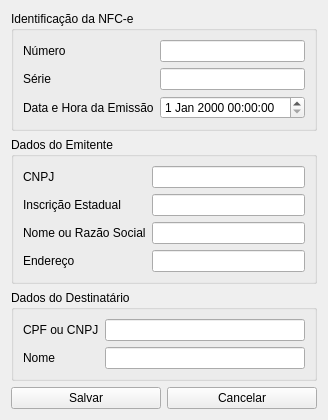
<?xml version="1.0" encoding="UTF-8"?>
<ui version="4.0">
 <class>NFCeForm</class>
 <widget class="QWidget" name="NFCeForm">
  <property name="windowTitle">
   <string>Formulário de NFC-e</string>
  </property>
  <layout class="QVBoxLayout" name="verticalLayout">
   <!-- Identificação da NFC-e -->
   <item>
    <widget class="QGroupBox" name="groupBox_identificacao">
     <property name="title">
      <string>Identificação da NFC-e</string>
     </property>
     <layout class="QFormLayout" name="formLayout_identificacao">
      <item row="0" column="0">
       <widget class="QLabel" name="label_numero">
        <property name="text">
         <string>Número</string>
        </property>
       </widget>
      </item>
      <item row="0" column="1">
       <widget class="QLineEdit" name="lineEdit_numero"/>
      </item>
      <item row="1" column="0">
       <widget class="QLabel" name="label_serie">
        <property name="text">
         <string>Série</string>
        </property>
       </widget>
      </item>
      <item row="1" column="1">
       <widget class="QLineEdit" name="lineEdit_serie"/>
      </item>
      <item row="2" column="0">
       <widget class="QLabel" name="label_data_hora">
        <property name="text">
         <string>Data e Hora da Emissão</string>
        </property>
       </widget>
      </item>
      <item row="2" column="1">
       <widget class="QDateTimeEdit" name="dateTimeEdit_data_hora"/>
      </item>
     </layout>
    </widget>
   </item>
   <!-- Dados do Emitente -->
   <item>
    <widget class="QGroupBox" name="groupBox_emitente">
     <property name="title">
      <string>Dados do Emitente</string>
     </property>
     <layout class="QFormLayout" name="formLayout_emitente">
      <item row="0" column="0">
       <widget class="QLabel" name="label_cnpj">
        <property name="text">
         <string>CNPJ</string>
        </property>
       </widget>
      </item>
      <item row="0" column="1">
       <widget class="QLineEdit" name="lineEdit_cnpj"/>
      </item>
      <item row="1" column="0">
       <widget class="QLabel" name="label_ie">
        <property name="text">
         <string>Inscrição Estadual</string>
        </property>
       </widget>
      </item>
      <item row="1" column="1">
       <widget class="QLineEdit" name="lineEdit_ie"/>
      </item>
      <item row="2" column="0">
       <widget class="QLabel" name="label_nome">
        <property name="text">
         <string>Nome ou Razão Social</string>
        </property>
       </widget>
      </item>
      <item row="2" column="1">
       <widget class="QLineEdit" name="lineEdit_nome"/>
      </item>
      <item row="3" column="0">
       <widget class="QLabel" name="label_endereco">
        <property name="text">
         <string>Endereço</string>
        </property>
       </widget>
      </item>
      <item row="3" column="1">
       <widget class="QLineEdit" name="lineEdit_endereco"/>
      </item>
     </layout>
    </widget>
   </item>
   <!-- Dados do Destinatário -->
   <item>
    <widget class="QGroupBox" name="groupBox_destinatario">
     <property name="title">
      <string>Dados do Destinatário</string>
     </property>
     <layout class="QFormLayout" name="formLayout_destinatario">
      <item row="0" column="0">
       <widget class="QLabel" name="label_cpf_cnpj">
        <property name="text">
         <string>CPF ou CNPJ</string>
        </property>
       </widget>
      </item>
      <item row="0" column="1">
       <widget class="QLineEdit" name="lineEdit_cpf_cnpj"/>
      </item>
      <item row="1" column="0">
       <widget class="QLabel" name="label_nome_cliente">
        <property name="text">
         <string>Nome</string>
        </property>
       </widget>
      </item>
      <item row="1" column="1">
       <widget class="QLineEdit" name="lineEdit_nome_cliente"/>
      </item>
     </layout>
    </widget>
   </item>
   <!-- Botões de ação -->
   <item>
    <layout class="QHBoxLayout" name="horizontalLayout_buttons">
     <item>
      <widget class="QPushButton" name="button_save">
       <property name="text">
        <string>Salvar</string>
       </property>
      </widget>
     </item>
     <item>
      <widget class="QPushButton" name="button_cancel">
       <property name="text">
        <string>Cancelar</string>
       </property>
      </widget>
     </item>
    </layout>
   </item>
  </layout>
 </widget>
 <resources/>
 <connections/>
</ui>
